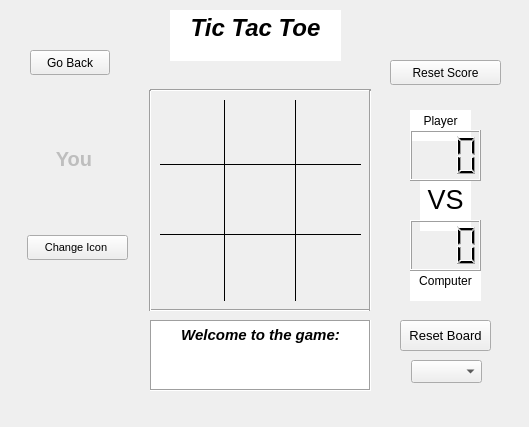
<?xml version="1.0" encoding="UTF-8"?>
<ui version="4.0">
 <class>TicTacToe</class>
 <widget class="QWidget" name="TicTacToe">
  <property name="windowModality">
   <enum>Qt::ApplicationModal</enum>
  </property>
  <property name="geometry">
   <rect>
    <x>0</x>
    <y>0</y>
    <width>529</width>
    <height>427</height>
   </rect>
  </property>
  <property name="focusPolicy">
   <enum>Qt::ClickFocus</enum>
  </property>
  <property name="windowTitle">
   <string>Form</string>
  </property>
  <property name="layoutDirection">
   <enum>Qt::LeftToRight</enum>
  </property>
  <widget class="QPushButton" name="goBackButton">
   <property name="geometry">
    <rect>
     <x>30</x>
     <y>50</y>
     <width>80</width>
     <height>25</height>
    </rect>
   </property>
   <property name="text">
    <string>Go Back</string>
   </property>
   <property name="icon">
    <iconset theme="go-previous"/>
   </property>
  </widget>
  <widget class="QPushButton" name="left_top">
   <property name="geometry">
    <rect>
     <x>160</x>
     <y>100</y>
     <width>60</width>
     <height>60</height>
    </rect>
   </property>
   <property name="autoFillBackground">
    <bool>false</bool>
   </property>
   <property name="text">
    <string/>
   </property>
   <property name="checkable">
    <bool>false</bool>
   </property>
   <property name="flat">
    <bool>true</bool>
   </property>
  </widget>
  <widget class="QPushButton" name="right_top">
   <property name="geometry">
    <rect>
     <x>300</x>
     <y>100</y>
     <width>60</width>
     <height>60</height>
    </rect>
   </property>
   <property name="text">
    <string/>
   </property>
   <property name="flat">
    <bool>true</bool>
   </property>
  </widget>
  <widget class="QPushButton" name="right_center">
   <property name="geometry">
    <rect>
     <x>300</x>
     <y>170</y>
     <width>60</width>
     <height>60</height>
    </rect>
   </property>
   <property name="text">
    <string/>
   </property>
   <property name="flat">
    <bool>true</bool>
   </property>
  </widget>
  <widget class="QPushButton" name="left_center">
   <property name="geometry">
    <rect>
     <x>160</x>
     <y>170</y>
     <width>60</width>
     <height>60</height>
    </rect>
   </property>
   <property name="text">
    <string/>
   </property>
   <property name="flat">
    <bool>true</bool>
   </property>
  </widget>
  <widget class="QPushButton" name="center_center">
   <property name="geometry">
    <rect>
     <x>230</x>
     <y>170</y>
     <width>60</width>
     <height>60</height>
    </rect>
   </property>
   <property name="text">
    <string/>
   </property>
   <property name="flat">
    <bool>true</bool>
   </property>
  </widget>
  <widget class="QPushButton" name="center_bottom">
   <property name="geometry">
    <rect>
     <x>230</x>
     <y>240</y>
     <width>60</width>
     <height>60</height>
    </rect>
   </property>
   <property name="text">
    <string/>
   </property>
   <property name="flat">
    <bool>true</bool>
   </property>
  </widget>
  <widget class="QPushButton" name="right_bottom">
   <property name="geometry">
    <rect>
     <x>300</x>
     <y>240</y>
     <width>60</width>
     <height>60</height>
    </rect>
   </property>
   <property name="focusPolicy">
    <enum>Qt::NoFocus</enum>
   </property>
   <property name="text">
    <string/>
   </property>
   <property name="autoDefault">
    <bool>false</bool>
   </property>
   <property name="default">
    <bool>false</bool>
   </property>
   <property name="flat">
    <bool>true</bool>
   </property>
  </widget>
  <widget class="QPushButton" name="left_bottom">
   <property name="geometry">
    <rect>
     <x>160</x>
     <y>240</y>
     <width>60</width>
     <height>60</height>
    </rect>
   </property>
   <property name="text">
    <string/>
   </property>
   <property name="flat">
    <bool>true</bool>
   </property>
  </widget>
  <widget class="Line" name="vline_left">
   <property name="geometry">
    <rect>
     <x>214</x>
     <y>100</y>
     <width>20</width>
     <height>201</height>
    </rect>
   </property>
   <property name="frameShadow">
    <enum>QFrame::Plain</enum>
   </property>
   <property name="orientation">
    <enum>Qt::Vertical</enum>
   </property>
  </widget>
  <widget class="Line" name="vline_right">
   <property name="geometry">
    <rect>
     <x>287</x>
     <y>100</y>
     <width>16</width>
     <height>201</height>
    </rect>
   </property>
   <property name="frameShadow">
    <enum>QFrame::Plain</enum>
   </property>
   <property name="orientation">
    <enum>Qt::Vertical</enum>
   </property>
  </widget>
  <widget class="Line" name="hline_bottom">
   <property name="geometry">
    <rect>
     <x>160</x>
     <y>224</y>
     <width>201</width>
     <height>20</height>
    </rect>
   </property>
   <property name="frameShadow">
    <enum>QFrame::Plain</enum>
   </property>
   <property name="orientation">
    <enum>Qt::Horizontal</enum>
   </property>
  </widget>
  <widget class="Line" name="hline_up">
   <property name="geometry">
    <rect>
     <x>160</x>
     <y>156</y>
     <width>201</width>
     <height>16</height>
    </rect>
   </property>
   <property name="autoFillBackground">
    <bool>false</bool>
   </property>
   <property name="frameShadow">
    <enum>QFrame::Plain</enum>
   </property>
   <property name="orientation">
    <enum>Qt::Horizontal</enum>
   </property>
  </widget>
  <widget class="Line" name="line">
   <property name="geometry">
    <rect>
     <x>150</x>
     <y>300</y>
     <width>221</width>
     <height>20</height>
    </rect>
   </property>
   <property name="orientation">
    <enum>Qt::Horizontal</enum>
   </property>
  </widget>
  <widget class="Line" name="line_2">
   <property name="geometry">
    <rect>
     <x>150</x>
     <y>80</y>
     <width>221</width>
     <height>20</height>
    </rect>
   </property>
   <property name="orientation">
    <enum>Qt::Horizontal</enum>
   </property>
  </widget>
  <widget class="Line" name="line_3">
   <property name="geometry">
    <rect>
     <x>360</x>
     <y>90</y>
     <width>20</width>
     <height>221</height>
    </rect>
   </property>
   <property name="orientation">
    <enum>Qt::Vertical</enum>
   </property>
  </widget>
  <widget class="Line" name="line_4">
   <property name="geometry">
    <rect>
     <x>140</x>
     <y>90</y>
     <width>20</width>
     <height>221</height>
    </rect>
   </property>
   <property name="orientation">
    <enum>Qt::Vertical</enum>
   </property>
  </widget>
  <widget class="QPushButton" name="resetBoardButton">
   <property name="geometry">
    <rect>
     <x>400</x>
     <y>320</y>
     <width>91</width>
     <height>31</height>
    </rect>
   </property>
   <property name="font">
    <font>
     <pointsize>10</pointsize>
    </font>
   </property>
   <property name="text">
    <string>Reset Board</string>
   </property>
   <property name="default">
    <bool>false</bool>
   </property>
  </widget>
  <widget class="QLCDNumber" name="lcdPlayer">
   <property name="geometry">
    <rect>
     <x>410</x>
     <y>130</y>
     <width>71</width>
     <height>51</height>
    </rect>
   </property>
   <property name="frameShadow">
    <enum>QFrame::Raised</enum>
   </property>
   <property name="smallDecimalPoint">
    <bool>false</bool>
   </property>
   <property name="digitCount">
    <number>3</number>
   </property>
  </widget>
  <widget class="QLCDNumber" name="lcdComputer">
   <property name="geometry">
    <rect>
     <x>410</x>
     <y>220</y>
     <width>71</width>
     <height>51</height>
    </rect>
   </property>
   <property name="frameShadow">
    <enum>QFrame::Raised</enum>
   </property>
   <property name="smallDecimalPoint">
    <bool>false</bool>
   </property>
   <property name="digitCount">
    <number>3</number>
   </property>
  </widget>
  <widget class="QTextBrowser" name="textBrowser">
   <property name="geometry">
    <rect>
     <x>420</x>
     <y>180</y>
     <width>51</width>
     <height>51</height>
    </rect>
   </property>
   <property name="frameShape">
    <enum>QFrame::NoFrame</enum>
   </property>
   <property name="frameShadow">
    <enum>QFrame::Plain</enum>
   </property>
   <property name="html">
    <string>&lt;!DOCTYPE HTML PUBLIC &quot;-//W3C//DTD HTML 4.0//EN&quot; &quot;http://www.w3.org/TR/REC-html40/strict.dtd&quot;&gt;
&lt;html&gt;&lt;head&gt;&lt;meta name=&quot;qrichtext&quot; content=&quot;1&quot; /&gt;&lt;meta charset=&quot;utf-8&quot; /&gt;&lt;style type=&quot;text/css&quot;&gt;
p, li { white-space: pre-wrap; }
hr { height: 1px; border-width: 0; }
li.unchecked::marker { content: &quot;\2610&quot;; }
li.checked::marker { content: &quot;\2612&quot;; }
&lt;/style&gt;&lt;/head&gt;&lt;body style=&quot; font-family:'Noto Sans'; font-size:9pt; font-weight:400; font-style:normal;&quot;&gt;
&lt;p align=&quot;center&quot; style=&quot; margin-top:0px; margin-bottom:0px; margin-left:0px; margin-right:0px; -qt-block-indent:0; text-indent:0px;&quot;&gt;&lt;span style=&quot; font-size:20pt;&quot;&gt;VS&lt;/span&gt;&lt;/p&gt;&lt;/body&gt;&lt;/html&gt;</string>
   </property>
  </widget>
  <widget class="QTextBrowser" name="textBrowser_3">
   <property name="geometry">
    <rect>
     <x>410</x>
     <y>270</y>
     <width>71</width>
     <height>31</height>
    </rect>
   </property>
   <property name="frameShape">
    <enum>QFrame::NoFrame</enum>
   </property>
   <property name="frameShadow">
    <enum>QFrame::Plain</enum>
   </property>
   <property name="html">
    <string>&lt;!DOCTYPE HTML PUBLIC &quot;-//W3C//DTD HTML 4.0//EN&quot; &quot;http://www.w3.org/TR/REC-html40/strict.dtd&quot;&gt;
&lt;html&gt;&lt;head&gt;&lt;meta name=&quot;qrichtext&quot; content=&quot;1&quot; /&gt;&lt;meta charset=&quot;utf-8&quot; /&gt;&lt;style type=&quot;text/css&quot;&gt;
p, li { white-space: pre-wrap; }
hr { height: 1px; border-width: 0; }
li.unchecked::marker { content: &quot;\2610&quot;; }
li.checked::marker { content: &quot;\2612&quot;; }
&lt;/style&gt;&lt;/head&gt;&lt;body style=&quot; font-family:'Noto Sans'; font-size:9pt; font-weight:400; font-style:normal;&quot;&gt;
&lt;p align=&quot;center&quot; style=&quot; margin-top:0px; margin-bottom:0px; margin-left:0px; margin-right:0px; -qt-block-indent:0; text-indent:0px;&quot;&gt;Computer&lt;/p&gt;&lt;/body&gt;&lt;/html&gt;</string>
   </property>
  </widget>
  <widget class="QTextBrowser" name="textBrowser_4">
   <property name="geometry">
    <rect>
     <x>410</x>
     <y>110</y>
     <width>61</width>
     <height>31</height>
    </rect>
   </property>
   <property name="frameShape">
    <enum>QFrame::NoFrame</enum>
   </property>
   <property name="frameShadow">
    <enum>QFrame::Plain</enum>
   </property>
   <property name="html">
    <string>&lt;!DOCTYPE HTML PUBLIC &quot;-//W3C//DTD HTML 4.0//EN&quot; &quot;http://www.w3.org/TR/REC-html40/strict.dtd&quot;&gt;
&lt;html&gt;&lt;head&gt;&lt;meta name=&quot;qrichtext&quot; content=&quot;1&quot; /&gt;&lt;meta charset=&quot;utf-8&quot; /&gt;&lt;style type=&quot;text/css&quot;&gt;
p, li { white-space: pre-wrap; }
hr { height: 1px; border-width: 0; }
li.unchecked::marker { content: &quot;\2610&quot;; }
li.checked::marker { content: &quot;\2612&quot;; }
&lt;/style&gt;&lt;/head&gt;&lt;body style=&quot; font-family:'Noto Sans'; font-size:9pt; font-weight:400; font-style:normal;&quot;&gt;
&lt;p align=&quot;center&quot; style=&quot; margin-top:0px; margin-bottom:0px; margin-left:0px; margin-right:0px; -qt-block-indent:0; text-indent:0px;&quot;&gt;Player&lt;/p&gt;&lt;/body&gt;&lt;/html&gt;</string>
   </property>
  </widget>
  <widget class="QPushButton" name="resetScoreButton">
   <property name="geometry">
    <rect>
     <x>390</x>
     <y>60</y>
     <width>111</width>
     <height>25</height>
    </rect>
   </property>
   <property name="layoutDirection">
    <enum>Qt::LeftToRight</enum>
   </property>
   <property name="text">
    <string>Reset Score</string>
   </property>
   <property name="icon">
    <iconset theme="edit-clear"/>
   </property>
   <property name="autoDefault">
    <bool>false</bool>
   </property>
   <property name="default">
    <bool>false</bool>
   </property>
   <property name="flat">
    <bool>false</bool>
   </property>
  </widget>
  <widget class="QTextEdit" name="titleFrame">
   <property name="geometry">
    <rect>
     <x>170</x>
     <y>10</y>
     <width>171</width>
     <height>51</height>
    </rect>
   </property>
   <property name="autoFillBackground">
    <bool>false</bool>
   </property>
   <property name="frameShape">
    <enum>QFrame::NoFrame</enum>
   </property>
   <property name="readOnly">
    <bool>true</bool>
   </property>
   <property name="html">
    <string>&lt;!DOCTYPE HTML PUBLIC &quot;-//W3C//DTD HTML 4.0//EN&quot; &quot;http://www.w3.org/TR/REC-html40/strict.dtd&quot;&gt;
&lt;html&gt;&lt;head&gt;&lt;meta name=&quot;qrichtext&quot; content=&quot;1&quot; /&gt;&lt;meta charset=&quot;utf-8&quot; /&gt;&lt;style type=&quot;text/css&quot;&gt;
p, li { white-space: pre-wrap; }
hr { height: 1px; border-width: 0; }
li.unchecked::marker { content: &quot;\2610&quot;; }
li.checked::marker { content: &quot;\2612&quot;; }
&lt;/style&gt;&lt;/head&gt;&lt;body style=&quot; font-family:'Noto Sans'; font-size:9pt; font-weight:400; font-style:normal;&quot;&gt;
&lt;p align=&quot;center&quot; style=&quot; margin-top:0px; margin-bottom:0px; margin-left:0px; margin-right:0px; -qt-block-indent:0; text-indent:0px;&quot;&gt;&lt;span style=&quot; font-size:18pt; font-weight:700; font-style:italic;&quot;&gt;Tic Tac Toe&lt;/span&gt;&lt;/p&gt;&lt;/body&gt;&lt;/html&gt;</string>
   </property>
  </widget>
  <widget class="QTextEdit" name="outboardFrame">
   <property name="geometry">
    <rect>
     <x>150</x>
     <y>320</y>
     <width>221</width>
     <height>71</height>
    </rect>
   </property>
   <property name="autoFillBackground">
    <bool>false</bool>
   </property>
   <property name="frameShape">
    <enum>QFrame::Box</enum>
   </property>
   <property name="readOnly">
    <bool>true</bool>
   </property>
   <property name="html">
    <string>&lt;!DOCTYPE HTML PUBLIC &quot;-//W3C//DTD HTML 4.0//EN&quot; &quot;http://www.w3.org/TR/REC-html40/strict.dtd&quot;&gt;
&lt;html&gt;&lt;head&gt;&lt;meta name=&quot;qrichtext&quot; content=&quot;1&quot; /&gt;&lt;meta charset=&quot;utf-8&quot; /&gt;&lt;style type=&quot;text/css&quot;&gt;
p, li { white-space: pre-wrap; }
hr { height: 1px; border-width: 0; }
li.unchecked::marker { content: &quot;\2610&quot;; }
li.checked::marker { content: &quot;\2612&quot;; }
&lt;/style&gt;&lt;/head&gt;&lt;body style=&quot; font-family:'Noto Sans'; font-size:9pt; font-weight:400; font-style:normal;&quot;&gt;
&lt;p align=&quot;center&quot; style=&quot; margin-top:0px; margin-bottom:0px; margin-left:0px; margin-right:0px; -qt-block-indent:0; text-indent:0px;&quot;&gt;&lt;span style=&quot; font-size:11pt; font-weight:700; font-style:italic;&quot;&gt;Welcome to the game:&lt;/span&gt;&lt;/p&gt;&lt;/body&gt;&lt;/html&gt;</string>
   </property>
  </widget>
  <widget class="QTextEdit" name="commentFrame">
   <property name="geometry">
    <rect>
     <x>160</x>
     <y>350</y>
     <width>201</width>
     <height>31</height>
    </rect>
   </property>
   <property name="font">
    <font>
     <pointsize>12</pointsize>
    </font>
   </property>
   <property name="autoFillBackground">
    <bool>false</bool>
   </property>
   <property name="frameShape">
    <enum>QFrame::NoFrame</enum>
   </property>
   <property name="readOnly">
    <bool>true</bool>
   </property>
   <property name="html">
    <string>&lt;!DOCTYPE HTML PUBLIC &quot;-//W3C//DTD HTML 4.0//EN&quot; &quot;http://www.w3.org/TR/REC-html40/strict.dtd&quot;&gt;
&lt;html&gt;&lt;head&gt;&lt;meta name=&quot;qrichtext&quot; content=&quot;1&quot; /&gt;&lt;meta charset=&quot;utf-8&quot; /&gt;&lt;style type=&quot;text/css&quot;&gt;
p, li { white-space: pre-wrap; }
hr { height: 1px; border-width: 0; }
li.unchecked::marker { content: &quot;\2610&quot;; }
li.checked::marker { content: &quot;\2612&quot;; }
&lt;/style&gt;&lt;/head&gt;&lt;body style=&quot; font-family:'Noto Sans'; font-size:12pt; font-weight:400; font-style:normal;&quot;&gt;
&lt;p align=&quot;center&quot; style=&quot;-qt-paragraph-type:empty; margin-top:0px; margin-bottom:0px; margin-left:0px; margin-right:0px; -qt-block-indent:0; text-indent:0px; font-size:9pt;&quot;&gt;&lt;br /&gt;&lt;/p&gt;&lt;/body&gt;&lt;/html&gt;</string>
   </property>
  </widget>
  <widget class="QPushButton" name="changeIconButton">
   <property name="geometry">
    <rect>
     <x>27</x>
     <y>235</y>
     <width>101</width>
     <height>25</height>
    </rect>
   </property>
   <property name="font">
    <font>
     <pointsize>8</pointsize>
    </font>
   </property>
   <property name="layoutDirection">
    <enum>Qt::RightToLeft</enum>
   </property>
   <property name="text">
    <string>Change Icon </string>
   </property>
   <property name="icon">
    <iconset theme="contact-new"/>
   </property>
   <property name="iconSize">
    <size>
     <width>14</width>
     <height>14</height>
    </size>
   </property>
   <property name="default">
    <bool>false</bool>
   </property>
  </widget>
  <widget class="QLabel" name="label">
   <property name="enabled">
    <bool>false</bool>
   </property>
   <property name="geometry">
    <rect>
     <x>47</x>
     <y>150</y>
     <width>54</width>
     <height>17</height>
    </rect>
   </property>
   <property name="font">
    <font>
     <pointsize>15</pointsize>
     <bold>true</bold>
    </font>
   </property>
   <property name="layoutDirection">
    <enum>Qt::LeftToRight</enum>
   </property>
   <property name="text">
    <string>You</string>
   </property>
   <property name="alignment">
    <set>Qt::AlignCenter</set>
   </property>
  </widget>
  <widget class="QLabel" name="playerIconLabel">
   <property name="geometry">
    <rect>
     <x>60</x>
     <y>190</y>
     <width>32</width>
     <height>32</height>
    </rect>
   </property>
   <property name="frameShape">
    <enum>QFrame::NoFrame</enum>
   </property>
   <property name="text">
    <string/>
   </property>
  </widget>
  <widget class="QComboBox" name="levelComboBox">
   <property name="geometry">
    <rect>
     <x>411</x>
     <y>360</y>
     <width>71</width>
     <height>23</height>
    </rect>
   </property>
   <property name="font">
    <font>
     <underline>false</underline>
     <stylestrategy>PreferDefault</stylestrategy>
    </font>
   </property>
   <property name="layoutDirection">
    <enum>Qt::LeftToRight</enum>
   </property>
   <property name="autoFillBackground">
    <bool>false</bool>
   </property>
   <property name="editable">
    <bool>false</bool>
   </property>
   <property name="currentText">
    <string/>
   </property>
  </widget>
  <widget class="QPushButton" name="right_top_2">
   <property name="geometry">
    <rect>
     <x>230</x>
     <y>100</y>
     <width>60</width>
     <height>60</height>
    </rect>
   </property>
   <property name="text">
    <string/>
   </property>
   <property name="flat">
    <bool>true</bool>
   </property>
  </widget>
  <zorder>textBrowser_3</zorder>
  <zorder>textBrowser_4</zorder>
  <zorder>textBrowser</zorder>
  <zorder>goBackButton</zorder>
  <zorder>left_top</zorder>
  <zorder>right_top</zorder>
  <zorder>right_center</zorder>
  <zorder>left_center</zorder>
  <zorder>center_center</zorder>
  <zorder>center_bottom</zorder>
  <zorder>right_bottom</zorder>
  <zorder>left_bottom</zorder>
  <zorder>vline_left</zorder>
  <zorder>vline_right</zorder>
  <zorder>hline_bottom</zorder>
  <zorder>hline_up</zorder>
  <zorder>line</zorder>
  <zorder>line_2</zorder>
  <zorder>line_3</zorder>
  <zorder>line_4</zorder>
  <zorder>resetBoardButton</zorder>
  <zorder>lcdPlayer</zorder>
  <zorder>lcdComputer</zorder>
  <zorder>resetScoreButton</zorder>
  <zorder>titleFrame</zorder>
  <zorder>outboardFrame</zorder>
  <zorder>commentFrame</zorder>
  <zorder>changeIconButton</zorder>
  <zorder>label</zorder>
  <zorder>playerIconLabel</zorder>
  <zorder>levelComboBox</zorder>
  <zorder>right_top_2</zorder>
 </widget>
 <resources/>
 <connections/>
</ui>
